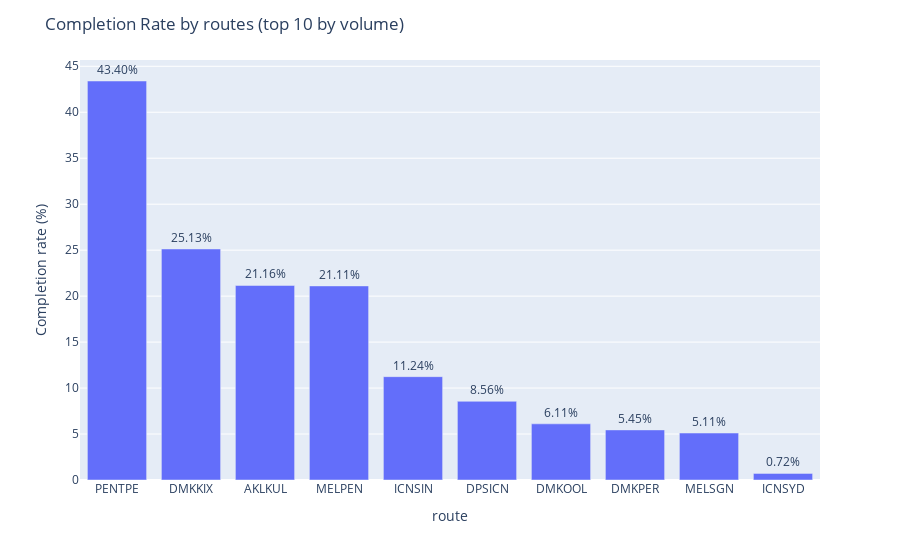

Here is the notebook cell this chart was saved with:
### Code cell
import pandas as pd
import plotly.express as px

# Fix: Explicitly set target as string column name
target = 'booking_complete'

def completion_rate_table(df, col, target='booking_complete'):
    # Add debugging and validation
    print(f"target = {target}, type = {type(target)}")
    print(f"df columns: {list(df.columns)}")
    
    if col not in df.columns:
        raise KeyError(f"Column '{col}' not found. Available: {list(df.columns)}")
    if target not in df.columns:
        raise KeyError(f"Target '{target}' not found. Available: {list(df.columns)}")
    
    out = (df.groupby(col, dropna=False)[target]
             .mean()
             .rename('completion_rate')
             .to_frame())
    out['count'] = df[col].value_counts().reindex(out.index)
    return (out * 100).round(2).reset_index()

# Top 10 booking_origin by frequency  
top_routes = df['route'].value_counts().head(10).index
df_booking_routes = df[df['route'].isin(top_routes)]

# Now this should work:
rates = completion_rate_table(df_booking_routes, 'route', target)

fig = px.bar(rates, x='route', y='completion_rate',
             hover_data=['count'], text='completion_rate')
fig.update_traces(texttemplate='%{text:.2f}%', textposition='outside')
fig.update_layout(xaxis={'categoryorder': 'total descending'},
                  yaxis_title='Completion rate (%)',
                  title='Completion Rate by routes (top 10 by volume)')
fig.show()

### Figure 1 — Plotly figure (JSON) as saved in the notebook; plotly's stock layout.template omitted (floating-point values rounded to 4 significant figures)
{"data": [{"customdata": [[268000], [74400], [65500], [67900], [66600], [80100], [69500], [64900], [84200], [92400]], "hovertemplate": "route=%{x}<br>completion_rate=%{text}<br>count=%{customdata[0]}<extra></extra>", "legendgroup": "", "marker": {"color": "#636efa", "pattern": {"shape": ""}}, "name": "", "orientation": "v", "showlegend": false, "text": [21.16, 25.13, 6.11, 5.45, 8.56, 11.24, 0.72, 21.11, 5.11, 43.4], "textposition": "outside", "texttemplate": "%{text:.2f}%", "type": "bar", "x": ["AKLKUL", "DMKKIX", "DMKOOL", "DMKPER", "DPSICN", "ICNSIN", "ICNSYD", "MELPEN", "MELSGN", "PENTPE"], "xaxis": "x", "y": [21.16, 25.13, 6.11, 5.45, 8.56, 11.24, 0.72, 21.11, 5.11, 43.4], "yaxis": "y"}], "layout": {"barmode": "relative", "legend": {"tracegroupgap": 0}, "margin": {"t": 60}, "title": {"text": "Completion Rate by routes (top 10 by volume)"}, "xaxis": {"anchor": "y", "categoryorder": "total descending", "domain": [0, 1], "title": {"text": "route"}}, "yaxis": {"anchor": "x", "domain": [0, 1], "title": {"text": "Completion rate (%)"}}}}
